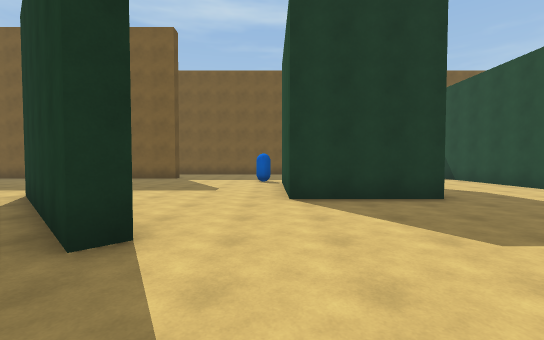
[1] (above)

20 first-person views from a walk through a scene from a Unity 3-D project. The camera is 1.5 m above the floor, tilts 2° down and sees 90° across. The floor is counted in squares, 2 m on a side. Each view is taken from the middle of a square. On the plan, view 1 faces up. The plan holds only what a view shows up to about 10 squares ahead; the rest is blank. The player is left out.

[2]
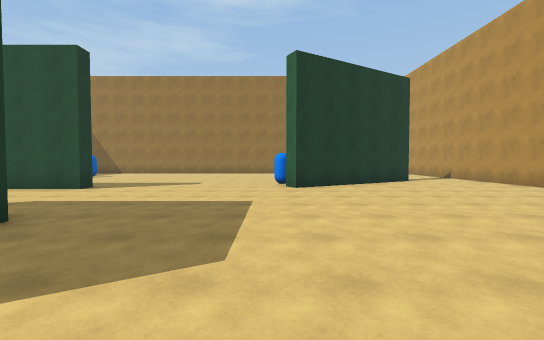

[3]
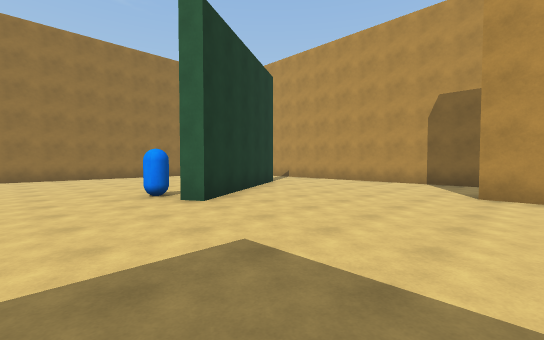

[4]
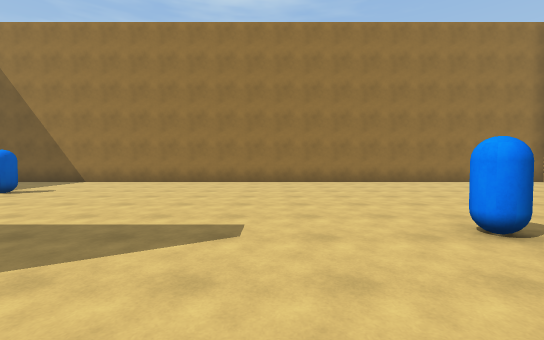

[5]
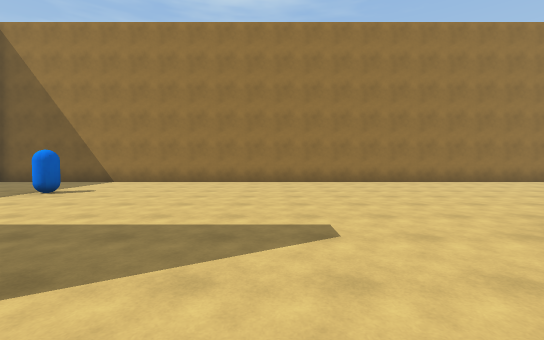

[6]
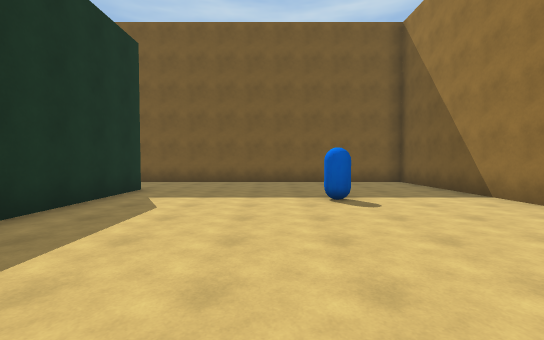

[7]
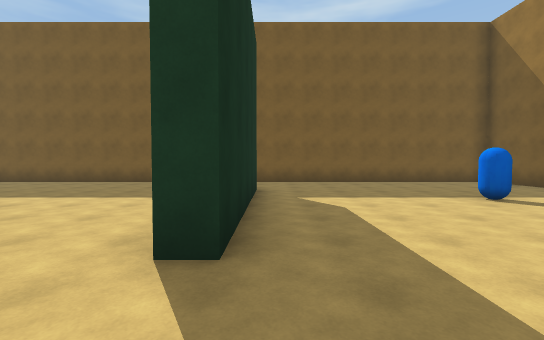

[8]
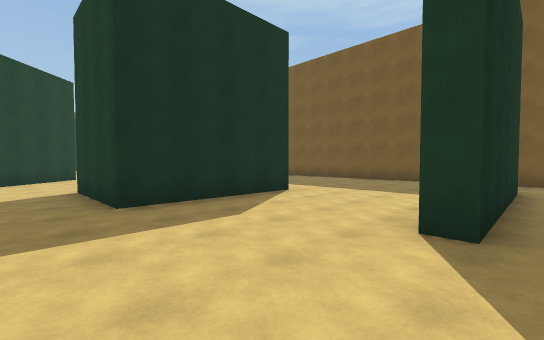

[9]
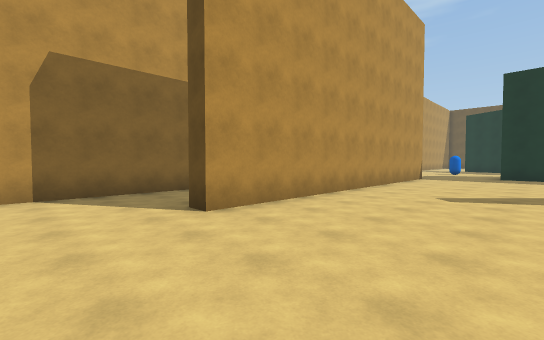

[10]
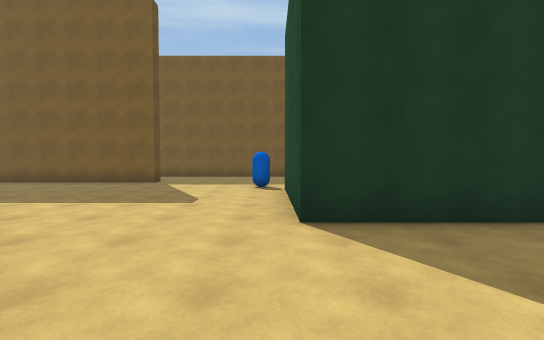

[11]
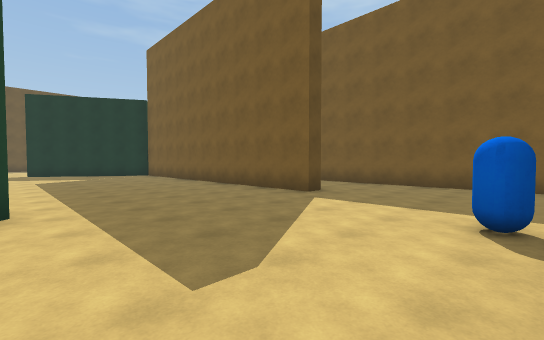

[12]
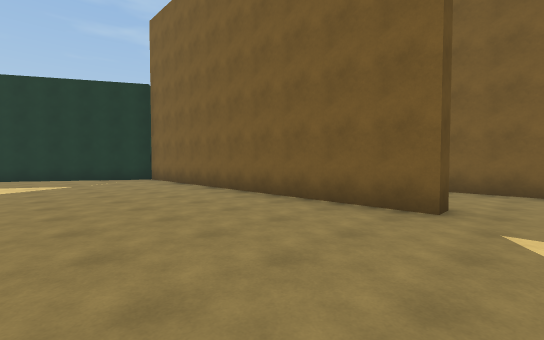

[13]
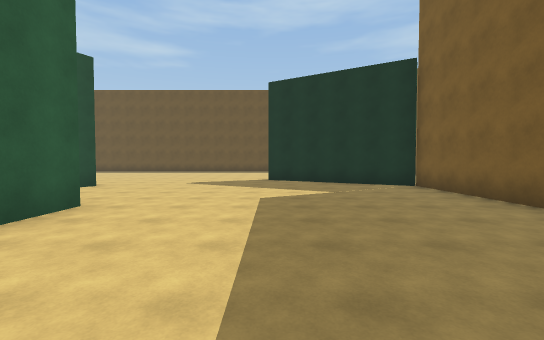

[14]
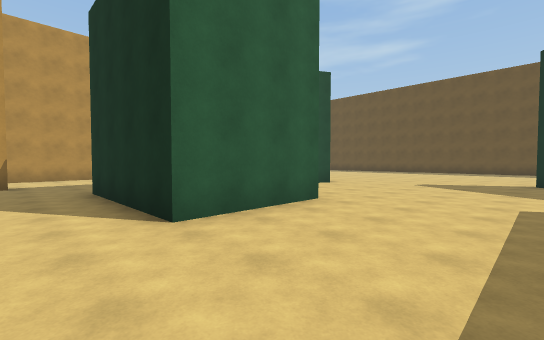

[15]
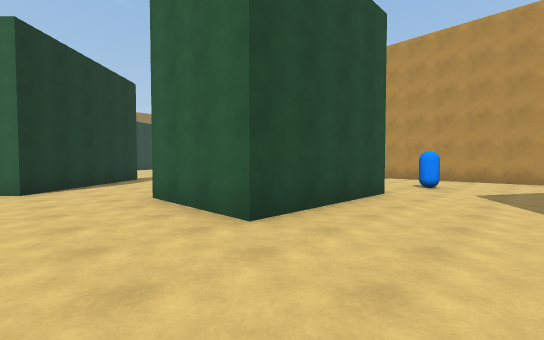

[16]
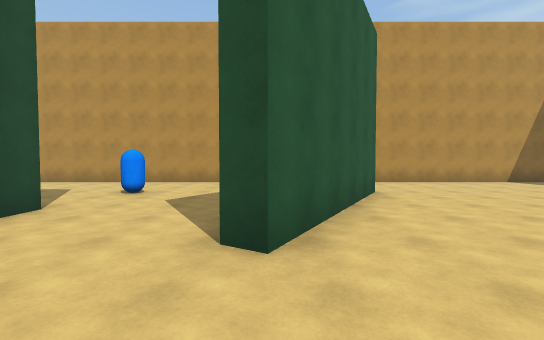

[17]
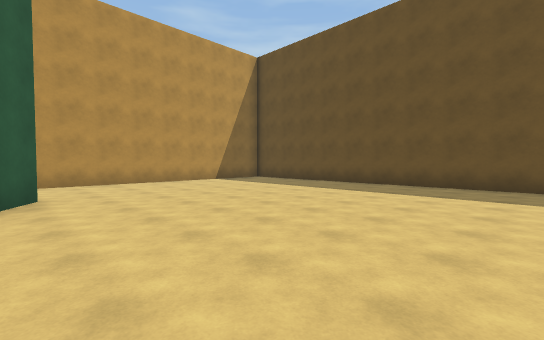

[18]
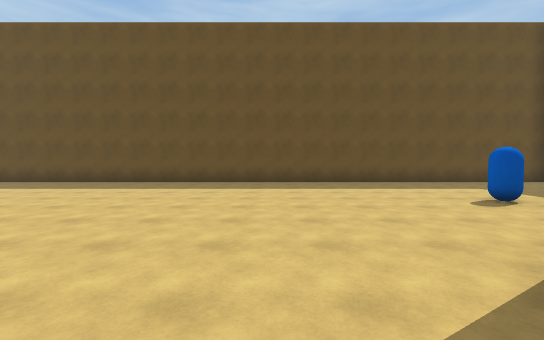

[19]
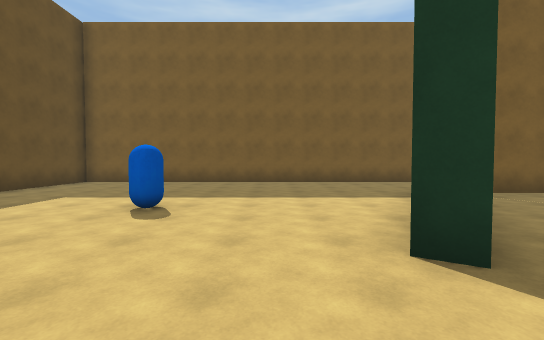

[20]
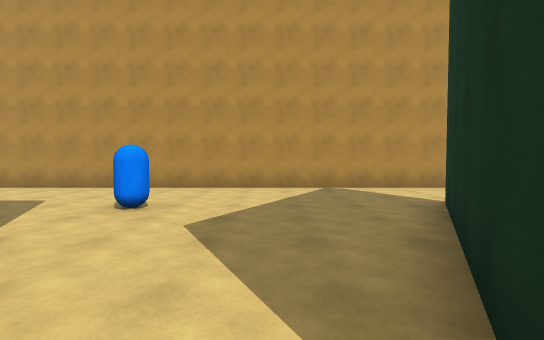

### Floor plan
Points are (right, up) in squares from view 1. A wall is a line through its corners. A room is listed if a view was taken in it or the views show most of it. See-through windows are left out.
Room 1 (views 1, 2, 3, 4, 5, 6, 7, 8, 9, 10, 11)
walls: (3.3, 9.4) (3.3, 5.3) (0.3, 5.3) (0.3, 6.5); (9.9, -2.9) (7.4, 1.3) (7.9, 1.6); (-1.2, 2.6) (-1.7, 2.2) (-5.2, 5.7); (2.5, -5.5) (10, -5.5); (7.6, 12.1) (7.6, 7) (7.1, 7) (7.1, 10); (15.5, -5.5) (15.5, 14.5) (7.6, 14.5); (-6.2, -2.5) (3.9, -2.5) (3.9, -3); (-7.5, 3.8) (-7.5, -0.2); (-7.5, -5.5) (-5.5, -5.5)
ways out: opening at (-7.5, -3) to room 2; opening at (-6.7, 5) to room 2; opening at (-1.2, 5.5) to room 2; opening at (5, 10.7) to room 2; opening at (7, 13.5) to room 2
objects: blue capsule (9, 2); blue capsule (12, 10)
Room 2 (views 12, 13, 14, 15, 16, 17, 18, 19, 20)
walls: (-10.5, -0.2) (-10.5, 3.8) (-7.5, 3.8); (-5.2, 5.7) (-4.8, 6.1) (-2.7, 4); (-13, 14.5) (-24.5, 14.5) (-24.5, -4.6); (-16.5, -2.6) (-14, 1.8) (-13.5, 1.6) (-16, -2.7); (-4, 11.9) (-4, 11.3) (-13.9, 11.3) (-16.5, 6.9) (-16.9, 7.1); (0.3, 6.5) (0.3, 9.1); (-23.5, -5.5) (-7.5, -5.5); (7.6, 14.5) (-5.6, 14.5)
ways out: opening at (-7.5, -3) to room 1; opening at (-6.7, 5) to room 1; opening at (-1.2, 5.5) to room 1; opening at (5, 10.7) to room 1; opening at (7, 13.5) to room 1
objects: blue capsule (-20, 9); blue capsule (-11, -2); blue capsule (0, 10)

Where each view was taken, in squares from view 1:
view 1: 0 up, 0 right, facing up
view 2: 2 up, 0 right, facing right
view 3: 4 up, 3 right, facing down-right
view 4: 4 up, 6 right, facing right
view 5: 5 up, 6 right, facing right
view 6: 5 up, 11 right, facing up
view 7: 5 up, 8 right, facing up
view 8: 4 up, 8 right, facing up-left
view 9: 1 up, 6 right, facing down-left
view 10: 2 up, 0 right, facing up
view 11: 6 up, 0 right, facing up-left
view 12: 7 up, 3 left, facing up-left
view 13: 7 up, 6 left, facing left
view 14: 7 up, 6 left, facing down-left
view 15: 6 up, 13 left, facing down-right
view 16: 4 up, 14 left, facing down
view 17: 4 up, 16 left, facing down-left
view 18: 5 up, 15 left, facing left
view 19: 5 up, 18 left, facing up
view 20: 2 up, 13 left, facing down
